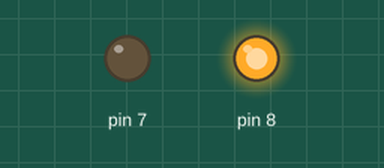
Recording of a sketch running on a simulated Arduino Uno, built with avr-gcc and run on an emulated ATmega328P. Shown: output pins drawn as LEDs (lit = HIGH).

Above: at 0.1 s.
Timing chart, 0 to 1.6 s (numbered marks = the images above):
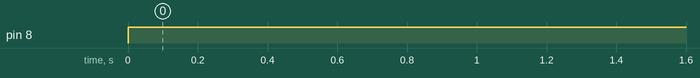

The sketch:

sketch.ino
```cpp
// Sketches for "Motor drivers". Display only.

// region: sam
void setup() {
  pinMode(8, OUTPUT);
  pinMode(7, OUTPUT);
}

void loop() {
  digitalWrite(8, HIGH);
  digitalWrite(7, LOW);
  analogWrite(8, 128);
  delay(2000);
}
// endregion
```

Measured:
- by itself, pin 8: LOW → HIGH at 0.00 s
